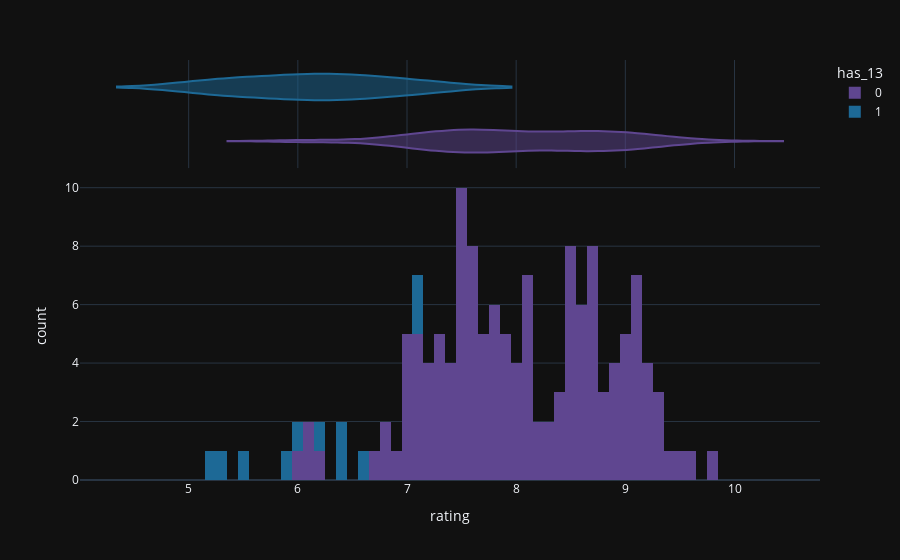

The cell this chart's notebook holds for it:
### Markdown cell above
### Histograms

### Code cell
px.histogram(df, x='rating', nbins=50, color='has_13', marginal='violin')

### Figure 1 — Plotly figure (JSON) as saved in the notebook; plotly's stock layout.template omitted (floating-point values rounded to 4 significant figures; data arrays with more than 128 entries replaced by an {"elided": "..."} marker saying what was removed)
{"data": [{"alignmentgroup": "True", "bingroup": "x", "hovertemplate": "has_13=0<br>rating=%{x}<br>count=%{y}<extra></extra>", "legendgroup": "0", "marker": {"color": "rgb(95, 70, 144)", "pattern": {"shape": ""}}, "name": "0", "nbinsx": 50, "offsetgroup": "0", "orientation": "v", "showlegend": true, "type": "histogram", "x": {"elided": "135 float values"}, "xaxis": "x", "yaxis": "y"}, {"alignmentgroup": "True", "hovertemplate": "has_13=0<br>rating=%{x}<extra></extra>", "legendgroup": "0", "marker": {"color": "rgb(95, 70, 144)"}, "name": "0", "offsetgroup": "0", "scalegroup": "x", "showlegend": false, "type": "violin", "x": {"elided": "135 float values"}, "xaxis": "x2", "yaxis": "y2"}, {"alignmentgroup": "True", "bingroup": "x", "hovertemplate": "has_13=1<br>rating=%{x}<br>count=%{y}<extra></extra>", "legendgroup": "1", "marker": {"color": "rgb(29, 105, 150)", "pattern": {"shape": ""}}, "name": "1", "nbinsx": 50, "offsetgroup": "1", "orientation": "v", "showlegend": true, "type": "histogram", "x": [7.1, 6.2, 7.1, 5.3, 5.2, 6.6, 6.4, 5.9, 6.4, 5.5, 6], "xaxis": "x", "yaxis": "y"}, {"alignmentgroup": "True", "hovertemplate": "has_13=1<br>rating=%{x}<extra></extra>", "legendgroup": "1", "marker": {"color": "rgb(29, 105, 150)"}, "name": "1", "offsetgroup": "1", "scalegroup": "x", "showlegend": false, "type": "violin", "x": [7.1, 6.2, 7.1, 5.3, 5.2, 6.6, 6.4, 5.9, 6.4, 5.5, 6], "xaxis": "x2", "yaxis": "y2"}], "layout": {"barmode": "relative", "legend": {"title": {"text": "has_13"}, "tracegroupgap": 0}, "margin": {"t": 60}, "xaxis": {"anchor": "y", "domain": [0, 1], "title": {"text": "rating"}}, "xaxis2": {"anchor": "y2", "domain": [0, 1], "matches": "x", "showgrid": true, "showticklabels": false}, "yaxis": {"anchor": "x", "domain": [0, 0.7326], "title": {"text": "count"}}, "yaxis2": {"anchor": "x2", "domain": [0.7426, 1], "matches": "y2", "showgrid": false, "showline": false, "showticklabels": false, "ticks": ""}}}
